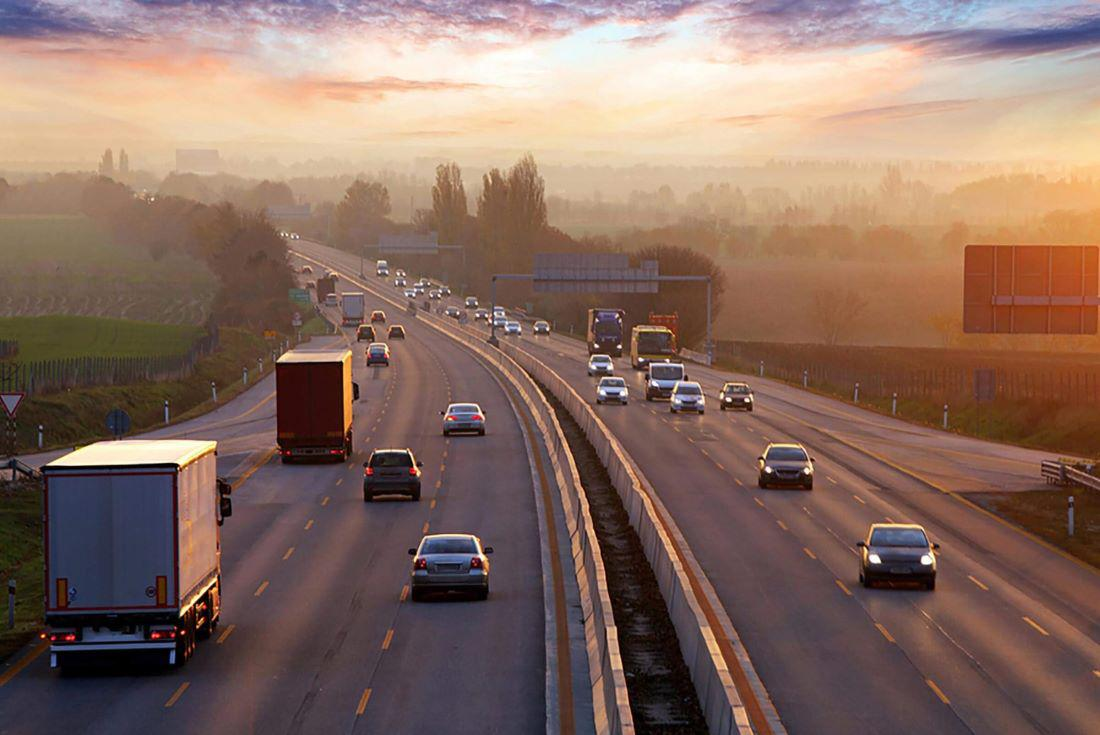
#> input picture OpenCV/road(1).jpg, 1100 x 735 px
$ python image_Etc.py
#> lines starting #> are read from the running program, lines starting #| are printed output that depends on the picture
import cv2
import numpy as np
import matplotlib.pyplot as plt
img=cv2.imread("road(1).jpg")
#> img is the input picture: shape (735, 1100, 3); mean B, G, R 98.3, 109.4, 136.2
path = r'road(1).jpg'
img2 = cv2.imread(path, cv2.IMREAD_GRAYSCALE)
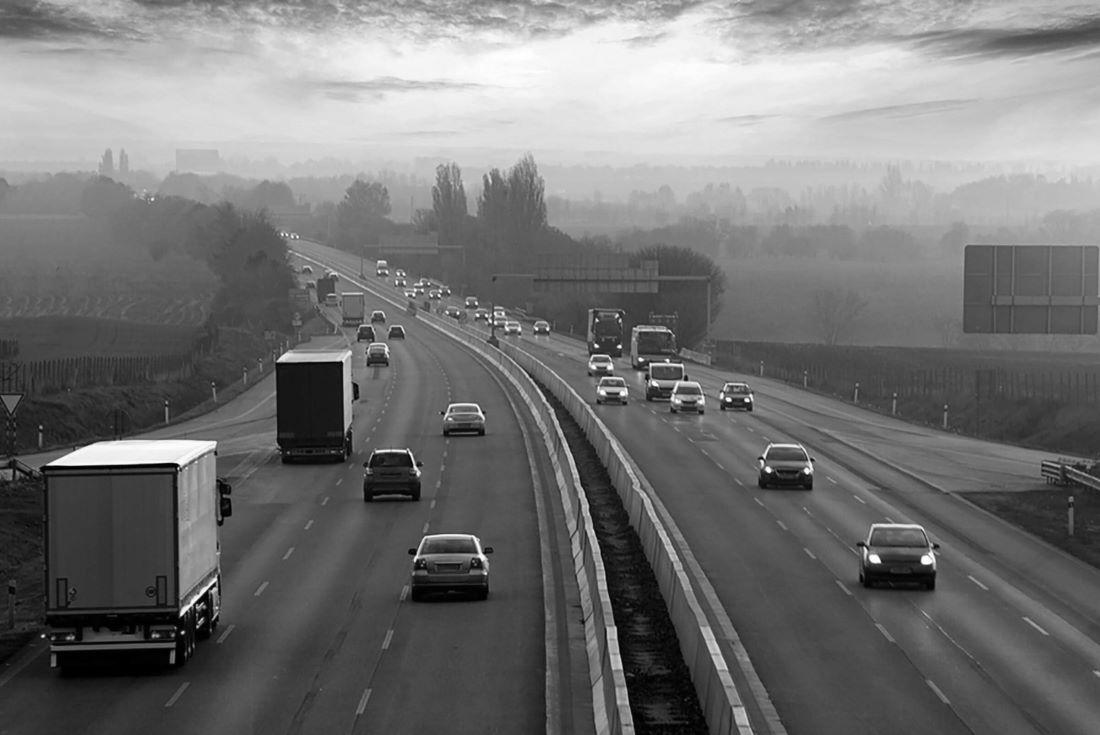
#> img2: shape (735, 1100); min 0, max 255, mean 116.2
#Displaying image using plt.imshow() method
plt.imshow(img)

RGB_img = cv2.cvtColor(img, cv2.COLOR_BGR2RGB)

#Displaying image using plt.imshow() method
plt.imshow(RGB_img)

#hold the window
plt.waitforbuttonpress()
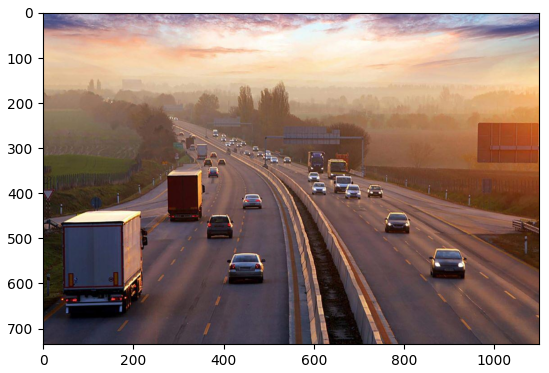
#> figure drawn by matplotlib, 1 panel; B, G, R data is drawn as R, G, B
plt.close('all')
